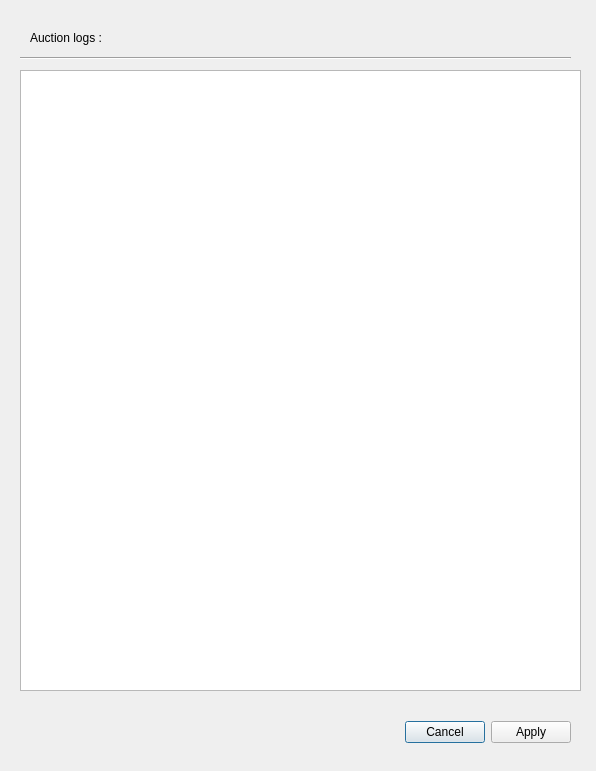
<?xml version="1.0" encoding="UTF-8"?>
<ui version="4.0">
 <class>Auction_log_Dialog</class>
 <widget class="QDialog" name="Auction_log_Dialog">
  <property name="geometry">
   <rect>
    <x>0</x>
    <y>0</y>
    <width>596</width>
    <height>771</height>
   </rect>
  </property>
  <property name="windowTitle">
   <string>Dialog</string>
  </property>
  <widget class="QTextBrowser" name="auction_log_textBrowser">
   <property name="geometry">
    <rect>
     <x>20</x>
     <y>70</y>
     <width>561</width>
     <height>621</height>
    </rect>
   </property>
   <property name="html">
    <string>&lt;!DOCTYPE HTML PUBLIC &quot;-//W3C//DTD HTML 4.0//EN&quot; &quot;http://www.w3.org/TR/REC-html40/strict.dtd&quot;&gt;
&lt;html&gt;&lt;head&gt;&lt;meta name=&quot;qrichtext&quot; content=&quot;1&quot; /&gt;&lt;style type=&quot;text/css&quot;&gt;
p, li { white-space: pre-wrap; }
&lt;/style&gt;&lt;/head&gt;&lt;body style=&quot; font-family:'Sans Serif'; font-size:9pt; font-weight:400; font-style:normal;&quot;&gt;
&lt;p style=&quot;-qt-paragraph-type:empty; margin-top:0px; margin-bottom:0px; margin-left:0px; margin-right:0px; -qt-block-indent:0; text-indent:0px;&quot;&gt;&lt;br /&gt;&lt;/p&gt;&lt;/body&gt;&lt;/html&gt;</string>
   </property>
  </widget>
  <widget class="QDialogButtonBox" name="auction_log_buttonBox">
   <property name="geometry">
    <rect>
     <x>400</x>
     <y>720</y>
     <width>171</width>
     <height>24</height>
    </rect>
   </property>
   <property name="standardButtons">
    <set>QDialogButtonBox::Apply|QDialogButtonBox::Cancel</set>
   </property>
  </widget>
  <widget class="QLabel" name="auction_log_label">
   <property name="geometry">
    <rect>
     <x>30</x>
     <y>30</y>
     <width>81</width>
     <height>16</height>
    </rect>
   </property>
   <property name="text">
    <string>Auction logs :</string>
   </property>
  </widget>
  <widget class="Line" name="auction_log_line">
   <property name="geometry">
    <rect>
     <x>20</x>
     <y>50</y>
     <width>551</width>
     <height>16</height>
    </rect>
   </property>
   <property name="orientation">
    <enum>Qt::Horizontal</enum>
   </property>
  </widget>
 </widget>
 <resources/>
 <connections/>
</ui>
